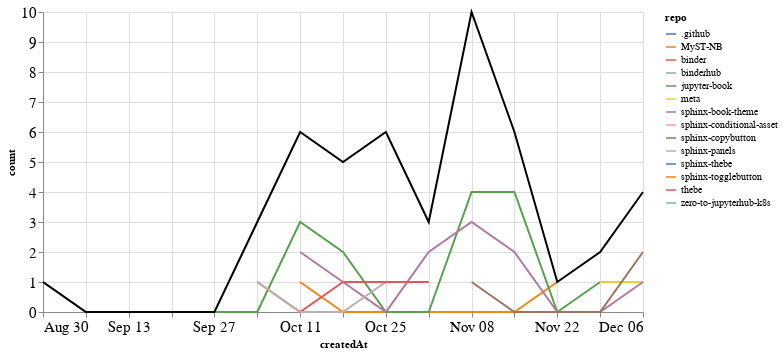

Write notebook code for a chart like this one.
### Markdown cell above
### PRs

### Code cell
prs_time = prs.groupby('repo').resample('W', on='createdAt').count()['author'].reset_index()
prs_time = prs_time.rename(columns={'author': 'count'})
prs_time_total = prs_time.groupby('createdAt').agg({"count": "sum"}).reset_index()

ch1 = alt.Chart(prs_time, width=600).mark_line().encode(
    x='createdAt',
    y='count',
    color='repo',
    tooltip="repo"
)

ch2 = alt.Chart(prs_time_total, width=600).mark_line(color="black").encode(
    x='createdAt',
    y='count',
)

ch1 + ch2

### Figure 1 — Vega-Lite specification as saved in the notebook (floating-point values rounded to 4 significant figures)
{"config": {"axisLeft": {"labelFontSize": 15}, "axisBottom": {"labelFontSize": 15}}, "layer": [{"data": {"name": "data-a2c470bd9b154b16ace6043e65c062cf"}, "mark": "line", "encoding": {"color": {"type": "nominal", "field": "repo"}, "tooltip": {"type": "nominal", "field": "repo"}, "x": {"type": "temporal", "field": "createdAt"}, "y": {"type": "quantitative", "field": "count"}}, "width": 600}, {"data": {"name": "data-01e719328910bca754ac73d96617348a"}, "mark": {"type": "line", "color": "black"}, "encoding": {"x": {"type": "temporal", "field": "createdAt"}, "y": {"type": "quantitative", "field": "count"}}, "width": 600}], "$schema": "https://vega.github.io/schema/vega-lite/v4.8.1.json", "datasets": {"data-a2c470bd9b154b16ace6043e65c062cf": [{"repo": ".github", "createdAt": "2020-11-08T00:00:00", "count": 1}, {"repo": "MyST-NB", "createdAt": "2020-10-11T00:00:00", "count": 1}, {"repo": "MyST-NB", "createdAt": "2020-10-18T00:00:00", "count": 0}, {"repo": "MyST-NB", "createdAt": "2020-10-25T00:00:00", "count": 0}, {"repo": "MyST-NB", "createdAt": "2020-11-01T00:00:00", "count": 0}, {"repo": "MyST-NB", "createdAt": "2020-11-08T00:00:00", "count": 0}, {"repo": "MyST-NB", "createdAt": "2020-11-15T00:00:00", "count": 0}, {"repo": "MyST-NB", "createdAt": "2020-11-22T00:00:00", "count": 1}, {"repo": "binder", "createdAt": "2020-10-04T00:00:00", "count": 1}, {"repo": "binder", "createdAt": "2020-10-11T00:00:00", "count": 0}, {"repo": "binder", "createdAt": "2020-10-18T00:00:00", "count": 1}, {"repo": "binderhub", "createdAt": "2020-10-04T00:00:00", "count": 1}, {"repo": "jupyter-book", "createdAt": "2020-08-30T00:00:00", "count": 1}, {"repo": "jupyter-book", "createdAt": "2020-09-06T00:00:00", "count": 0}, {"repo": "jupyter-book", "createdAt": "2020-09-13T00:00:00", "count": 0}, {"repo": "jupyter-book", "createdAt": "2020-09-20T00:00:00", "count": 0}, {"repo": "jupyter-book", "createdAt": "2020-09-27T00:00:00", "count": 0}, {"repo": "jupyter-book", "createdAt": "2020-10-04T00:00:00", "count": 0}, {"repo": "jupyter-book", "createdAt": "2020-10-11T00:00:00", "count": 3}, {"repo": "jupyter-book", "createdAt": "2020-10-18T00:00:00", "count": 2}, {"repo": "jupyter-book", "createdAt": "2020-10-25T00:00:00", "count": 0}, {"repo": "jupyter-book", "createdAt": "2020-11-01T00:00:00", "count": 0}, {"repo": "jupyter-book", "createdAt": "2020-11-08T00:00:00", "count": 4}, {"repo": "jupyter-book", "createdAt": "2020-11-15T00:00:00", "count": 4}, {"repo": "jupyter-book", "createdAt": "2020-11-22T00:00:00", "count": 0}, {"repo": "jupyter-book", "createdAt": "2020-11-29T00:00:00", "count": 1}, {"repo": "meta", "createdAt": "2020-11-29T00:00:00", "count": 1}, {"repo": "meta", "createdAt": "2020-12-06T00:00:00", "count": 1}, {"repo": "sphinx-book-theme", "createdAt": "2020-10-11T00:00:00", "count": 2}, {"repo": "sphinx-book-theme", "createdAt": "2020-10-18T00:00:00", "count": 1}, {"repo": "sphinx-book-theme", "createdAt": "2020-10-25T00:00:00", "count": 0}, {"repo": "sphinx-book-theme", "createdAt": "2020-11-01T00:00:00", "count": 2}, {"repo": "sphinx-book-theme", "createdAt": "2020-11-08T00:00:00", "count": 3}, {"repo": "sphinx-book-theme", "createdAt": "2020-11-15T00:00:00", "count": 2}, {"repo": "sphinx-book-theme", "createdAt": "2020-11-22T00:00:00", "count": 0}, {"repo": "sphinx-book-theme", "createdAt": "2020-11-29T00:00:00", "count": 0}, {"repo": "sphinx-book-theme", "createdAt": "2020-12-06T00:00:00", "count": 1}, {"repo": "sphinx-conditional-asset", "createdAt": "2020-10-25T00:00:00", "count": 2}, {"repo": "sphinx-copybutton", "createdAt": "2020-11-08T00:00:00", "count": 1}, {"repo": "sphinx-copybutton", "createdAt": "2020-11-15T00:00:00", "count": 0}, {"repo": "sphinx-copybutton", "createdAt": "2020-11-22T00:00:00", "count": 0}, {"repo": "sphinx-copybutton", "createdAt": "2020-11-29T00:00:00", "count": 0}, {"repo": "sphinx-copybutton", "createdAt": "2020-12-06T00:00:00", "count": 2}, {"repo": "sphinx-panels", "createdAt": "2020-10-04T00:00:00", "count": 1}, {"repo": "sphinx-panels", "createdAt": "2020-10-11T00:00:00", "count": 0}, {"repo": "sphinx-panels", "createdAt": "2020-10-18T00:00:00", "count": 0}, {"repo": "sphinx-panels", "createdAt": "2020-10-25T00:00:00", "count": 1}, {"repo": "sphinx-thebe", "createdAt": "2020-10-25T00:00:00", "count": 1}, {"repo": "sphinx-togglebutton", "createdAt": "2020-10-25T00:00:00", "count": 1}, {"repo": "thebe", "createdAt": "2020-10-18T00:00:00", "count": 1}, {"repo": "thebe", "createdAt": "2020-10-25T00:00:00", "count": 1}, {"repo": "thebe", "createdAt": "2020-11-01T00:00:00", "count": 1}, {"repo": "zero-to-jupyterhub-k8s", "createdAt": "2020-11-08T00:00:00", "count": 1}], "data-01e719328910bca754ac73d96617348a": [{"createdAt": "2020-08-30T00:00:00", "count": 1}, {"createdAt": "2020-09-06T00:00:00", "count": 0}, {"createdAt": "2020-09-13T00:00:00", "count": 0}, {"createdAt": "2020-09-20T00:00:00", "count": 0}, {"createdAt": "2020-09-27T00:00:00", "count": 0}, {"createdAt": "2020-10-04T00:00:00", "count": 3}, {"createdAt": "2020-10-11T00:00:00", "count": 6}, {"createdAt": "2020-10-18T00:00:00", "count": 5}, {"createdAt": "2020-10-25T00:00:00", "count": 6}, {"createdAt": "2020-11-01T00:00:00", "count": 3}, {"createdAt": "2020-11-08T00:00:00", "count": 10}, {"createdAt": "2020-11-15T00:00:00", "count": 6}, {"createdAt": "2020-11-22T00:00:00", "count": 1}, {"createdAt": "2020-11-29T00:00:00", "count": 2}, {"createdAt": "2020-12-06T00:00:00", "count": 4}]}}
